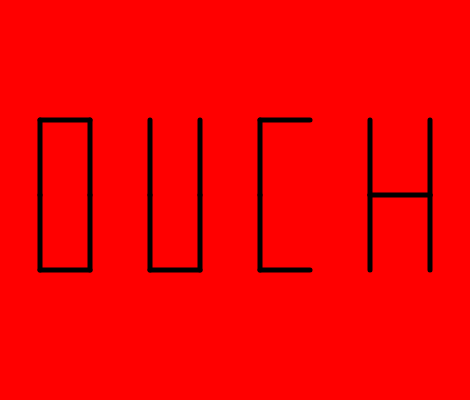
Frame 1 (no input)
Frame 60 (no input): identical to frame 1, image omitted
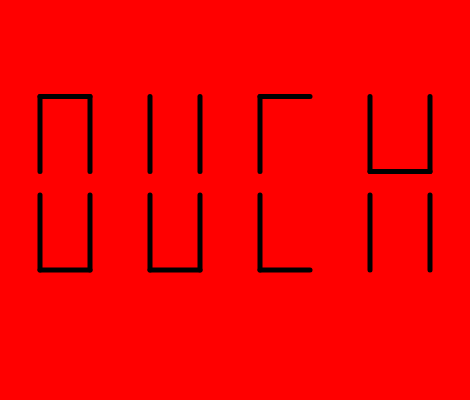
Frame 120 (the mouse pressed at the canvas centre since frame 60)

The p5.js sketch that drew these frames (run headless with seeded random() and noise() and a simulated clock; from frame 60 on, the mouse is pressed at the canvas centre):

// p5.js sketch
// ── sketch.js
function setup() {
  createCanvas(470, 400);
}

function draw() {
  background('red');
  
    const Variant = mouseX/10;
  
  //O
  strokeWeight(5);
  line(40, 120-mouseX/10, 90, 120-mouseX/10);
  line(40, 270, 90, 270);
  line(40, 120-mouseX/10, 40, 195-mouseX/10);
  line(40, 195, 40, 270);
  line(90, 120-mouseX/10, 90, 195-mouseX/10);
  line(90, 195, 90, 270)
  
  //U
  strokeWeight(5);
  line(150, 120-mouseX/10, 150, 195-mouseX/10);
  line(150, 195, 150, 270);
  line(150, 270, 200, 270);
  line(200, 120-mouseX/10, 200, 195-mouseX/10);
  line(200, 195, 200, 270);
  
  //C
  strokeWeight(5);
  line(260, 120-mouseX/10, 310, 120-mouseX/10);
  line(260, 120-mouseX/10, 260, 195-mouseX/10);
  line(260, 195, 260, 270);
  line(260, 270, 310, 270);
  
  //H
  strokeWeight(5);
  line(370, 120-mouseX/10, 370, 195-mouseX/10);
  line(370, 195, 370, 270);
  line(430, 120-mouseX/10, 430, 195-mouseX/10);
  line(430, 195, 430, 270);
  line(370, 195-mouseX/10, 430, 195-mouseX/10);
  
  
  
}
